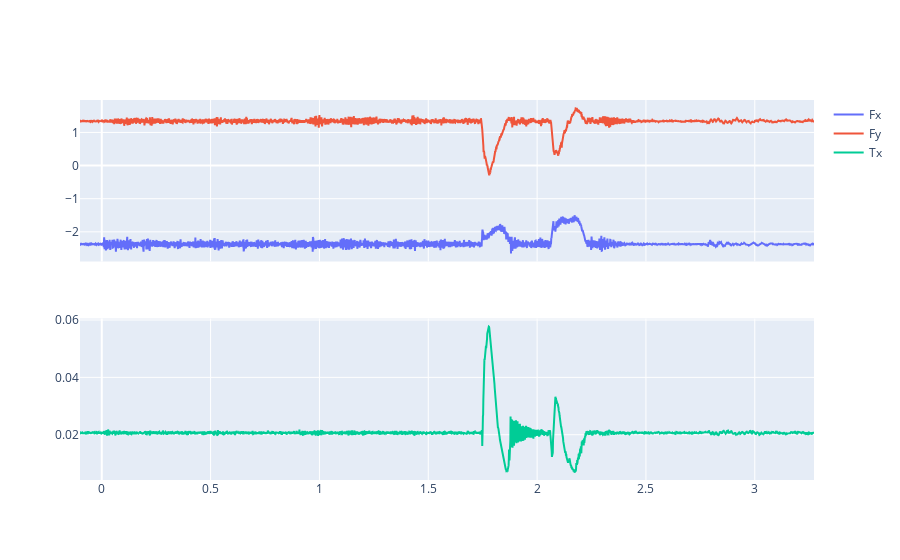

The notebook cell this image was saved under:
### Code cell
fig = make_subplots(rows = 2, cols = 1,
                   shared_xaxes=True)

fig.add_trace(
    go.Scatter(x = t, y = forcetorque[0, :],mode="lines", name='Fx'),
    row=1, col=1)
fig.add_trace(
    go.Scatter(x = t, y = forcetorque[1, :],mode="lines", name='Fy'),
    row=1, col=1)

fig.add_trace(
    go.Scatter(x = t, y = forcetorque[3, :],mode="lines", name='Tx'),
    row=2, col=1)

### Figure 1 — Plotly figure (JSON) as saved in the notebook; plotly's stock layout.template omitted (floating-point values rounded to 4 significant figures; data arrays with more than 128 entries replaced by an {"elided": "..."} marker saying what was removed)
{"data": [{"mode": "lines", "name": "Fx", "type": "scatter", "x": {"elided": "3373 float values"}, "xaxis": "x", "y": {"elided": "3373 float values"}, "yaxis": "y"}, {"mode": "lines", "name": "Fy", "type": "scatter", "x": {"elided": "3373 float values"}, "xaxis": "x", "y": {"elided": "3373 float values"}, "yaxis": "y"}, {"mode": "lines", "name": "Tx", "type": "scatter", "x": {"elided": "3373 float values"}, "xaxis": "x2", "y": {"elided": "3373 float values"}, "yaxis": "y2"}], "layout": {"xaxis": {"anchor": "y", "domain": [0, 1], "matches": "x2", "showticklabels": false}, "xaxis2": {"anchor": "y2", "domain": [0, 1]}, "yaxis": {"anchor": "x", "domain": [0.575, 1]}, "yaxis2": {"anchor": "x2", "domain": [0, 0.425]}}}
